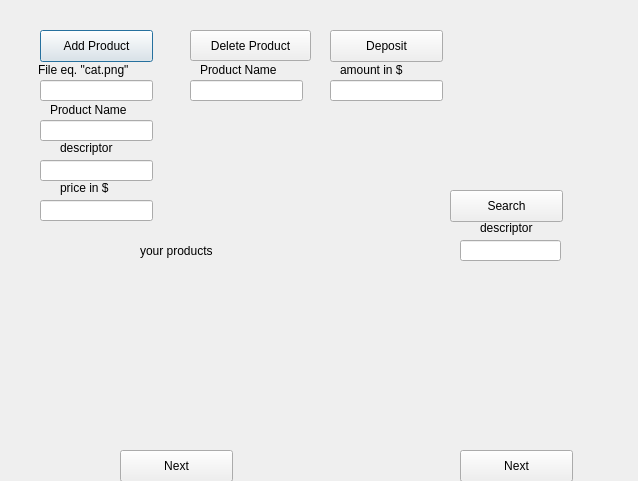
<?xml version="1.0" encoding="UTF-8"?>
<ui version="4.0">
 <class>mainApp</class>
 <widget class="QDialog" name="mainApp">
  <property name="geometry">
   <rect>
    <x>0</x>
    <y>0</y>
    <width>638</width>
    <height>481</height>
   </rect>
  </property>
  <property name="windowTitle">
   <string>Dialog</string>
  </property>
  <widget class="QPushButton" name="add">
   <property name="geometry">
    <rect>
     <x>40</x>
     <y>30</y>
     <width>113</width>
     <height>32</height>
    </rect>
   </property>
   <property name="text">
    <string>Add Product</string>
   </property>
  </widget>
  <widget class="QPushButton" name="search">
   <property name="geometry">
    <rect>
     <x>450</x>
     <y>190</y>
     <width>113</width>
     <height>32</height>
    </rect>
   </property>
   <property name="text">
    <string>Search</string>
   </property>
  </widget>
  <widget class="QLineEdit" name="search_desc">
   <property name="geometry">
    <rect>
     <x>460</x>
     <y>240</y>
     <width>101</width>
     <height>21</height>
    </rect>
   </property>
   <property name="text">
    <string/>
   </property>
  </widget>
  <widget class="QLineEdit" name="add_file">
   <property name="geometry">
    <rect>
     <x>40</x>
     <y>80</y>
     <width>113</width>
     <height>21</height>
    </rect>
   </property>
   <property name="text">
    <string/>
   </property>
  </widget>
  <widget class="QLineEdit" name="add_name">
   <property name="geometry">
    <rect>
     <x>40</x>
     <y>120</y>
     <width>113</width>
     <height>21</height>
    </rect>
   </property>
   <property name="text">
    <string/>
   </property>
  </widget>
  <widget class="QLineEdit" name="add_descriptor">
   <property name="geometry">
    <rect>
     <x>40</x>
     <y>160</y>
     <width>113</width>
     <height>21</height>
    </rect>
   </property>
   <property name="text">
    <string/>
   </property>
  </widget>
  <widget class="QPushButton" name="delete_2">
   <property name="geometry">
    <rect>
     <x>190</x>
     <y>30</y>
     <width>121</width>
     <height>31</height>
    </rect>
   </property>
   <property name="text">
    <string>Delete Product</string>
   </property>
  </widget>
  <widget class="QLineEdit" name="add_price">
   <property name="geometry">
    <rect>
     <x>40</x>
     <y>200</y>
     <width>113</width>
     <height>21</height>
    </rect>
   </property>
   <property name="text">
    <string/>
   </property>
  </widget>
  <widget class="QLineEdit" name="delete_name">
   <property name="geometry">
    <rect>
     <x>190</x>
     <y>80</y>
     <width>113</width>
     <height>21</height>
    </rect>
   </property>
   <property name="text">
    <string/>
   </property>
  </widget>
  <widget class="QPushButton" name="deposit">
   <property name="geometry">
    <rect>
     <x>330</x>
     <y>30</y>
     <width>113</width>
     <height>32</height>
    </rect>
   </property>
   <property name="text">
    <string>Deposit</string>
   </property>
  </widget>
  <widget class="QLineEdit" name="deposit_amt">
   <property name="geometry">
    <rect>
     <x>330</x>
     <y>80</y>
     <width>113</width>
     <height>21</height>
    </rect>
   </property>
   <property name="text">
    <string/>
   </property>
  </widget>
  <widget class="QLabel" name="label">
   <property name="geometry">
    <rect>
     <x>38</x>
     <y>60</y>
     <width>121</width>
     <height>20</height>
    </rect>
   </property>
   <property name="text">
    <string>File eq. &quot;cat.png&quot;</string>
   </property>
  </widget>
  <widget class="QLabel" name="label_2">
   <property name="geometry">
    <rect>
     <x>50</x>
     <y>100</y>
     <width>91</width>
     <height>20</height>
    </rect>
   </property>
   <property name="text">
    <string>Product Name</string>
   </property>
  </widget>
  <widget class="QLabel" name="label_3">
   <property name="geometry">
    <rect>
     <x>60</x>
     <y>140</y>
     <width>71</width>
     <height>16</height>
    </rect>
   </property>
   <property name="text">
    <string>descriptor</string>
   </property>
  </widget>
  <widget class="QLabel" name="label_4">
   <property name="geometry">
    <rect>
     <x>60</x>
     <y>180</y>
     <width>59</width>
     <height>16</height>
    </rect>
   </property>
   <property name="text">
    <string>price in $</string>
   </property>
  </widget>
  <widget class="QLabel" name="label_5">
   <property name="geometry">
    <rect>
     <x>200</x>
     <y>60</y>
     <width>91</width>
     <height>20</height>
    </rect>
   </property>
   <property name="text">
    <string>Product Name</string>
   </property>
  </widget>
  <widget class="QLabel" name="label_6">
   <property name="geometry">
    <rect>
     <x>340</x>
     <y>60</y>
     <width>81</width>
     <height>20</height>
    </rect>
   </property>
   <property name="text">
    <string>amount in $</string>
   </property>
  </widget>
  <widget class="QLabel" name="label_7">
   <property name="geometry">
    <rect>
     <x>480</x>
     <y>220</y>
     <width>71</width>
     <height>16</height>
    </rect>
   </property>
   <property name="text">
    <string>descriptor</string>
   </property>
  </widget>
  <widget class="QLabel" name="label_8">
   <property name="geometry">
    <rect>
     <x>140</x>
     <y>240</y>
     <width>91</width>
     <height>21</height>
    </rect>
   </property>
   <property name="text">
    <string>your products</string>
   </property>
  </widget>
  <widget class="QWidget" name="gridLayoutWidget">
   <property name="geometry">
    <rect>
     <x>80</x>
     <y>269</y>
     <width>201</width>
     <height>171</height>
    </rect>
   </property>
   <layout class="QGridLayout" name="yourproducts"/>
  </widget>
  <widget class="QWidget" name="gridLayoutWidget_2">
   <property name="geometry">
    <rect>
     <x>399</x>
     <y>270</y>
     <width>211</width>
     <height>171</height>
    </rect>
   </property>
   <layout class="QGridLayout" name="products"/>
  </widget>
  <widget class="QPushButton" name="next_user">
   <property name="geometry">
    <rect>
     <x>120</x>
     <y>450</y>
     <width>113</width>
     <height>32</height>
    </rect>
   </property>
   <property name="text">
    <string>Next</string>
   </property>
  </widget>
  <widget class="QPushButton" name="next_prod">
   <property name="geometry">
    <rect>
     <x>460</x>
     <y>450</y>
     <width>113</width>
     <height>32</height>
    </rect>
   </property>
   <property name="text">
    <string>Next</string>
   </property>
  </widget>
 </widget>
 <resources/>
 <connections/>
</ui>
